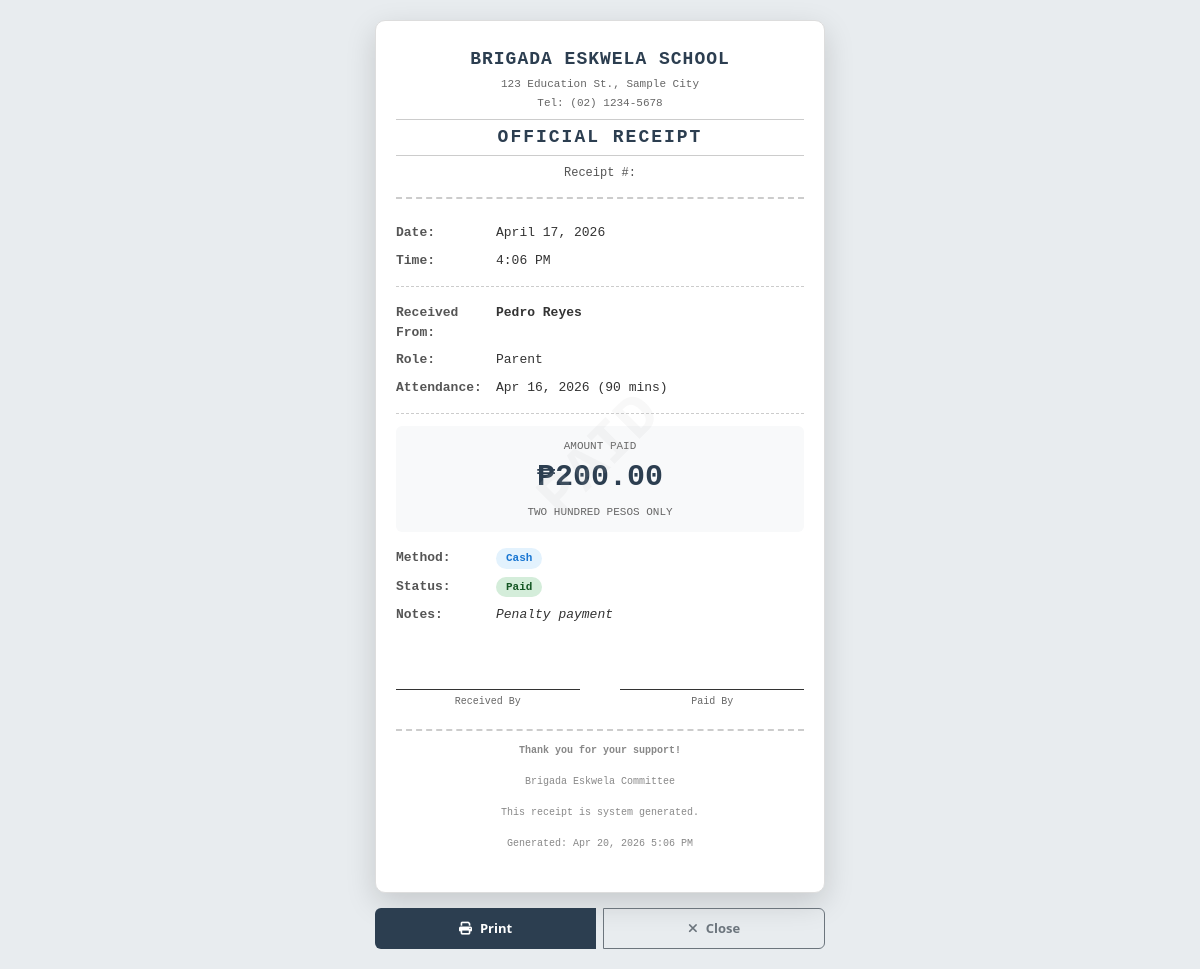
The app's page /receipt.php?id=1 (signed in) with its own data.
### tables this page shows
CREATE TABLE IF NOT EXISTS payments (
    id INT AUTO_INCREMENT PRIMARY KEY,
    participant_id INT NOT NULL,
    attendance_id INT NULL,
    amount DECIMAL(10,2) NOT NULL DEFAULT 200.00,
    payment_date DATE NOT NULL,
    payment_method ENUM('Cash', 'GCash', 'Bank Transfer', 'Other') DEFAULT 'Cash',
    reference_number VARCHAR(50),
    receipt_number VARCHAR(50) UNIQUE,
    status ENUM('Pending', 'Paid', 'Waived', 'Cancelled') DEFAULT 'Pending',
    notes TEXT,
    created_at TIMESTAMP DEFAULT CURRENT_TIMESTAMP,
    FOREIGN KEY (participant_id) REFERENCES participants(id) ON DELETE CASCADE,
    FOREIGN KEY (attendance_id) REFERENCES attendance(id) ON DELETE SET NULL,
    INDEX idx_participant (participant_id),
    INDEX idx_payment_date (payment_date),
    INDEX idx_status (status)
);

CREATE TABLE IF NOT EXISTS participants (
    id INT AUTO_INCREMENT PRIMARY KEY,
    qr_code VARCHAR(50) UNIQUE,
    first_name VARCHAR(50) NOT NULL,
    last_name VARCHAR(50) NOT NULL,
    contact_number VARCHAR(15),
    email VARCHAR(100),
    role ENUM('Student', 'Parent', 'Guardian', 'Teacher', 'Volunteer') DEFAULT 'Volunteer',
    grade_section VARCHAR(20),
    guardian_name VARCHAR(100),
    guardian_contact VARCHAR(15),
    status ENUM('Active', 'Inactive') DEFAULT 'Active',
    created_at TIMESTAMP DEFAULT CURRENT_TIMESTAMP,
    updated_at TIMESTAMP DEFAULT CURRENT_TIMESTAMP ON UPDATE CURRENT_TIMESTAMP,
    INDEX idx_name (last_name, first_name),
    INDEX idx_role (role),
    INDEX idx_status (status)
);

CREATE TABLE IF NOT EXISTS attendance (
    id INT AUTO_INCREMENT PRIMARY KEY,
    participant_id INT NOT NULL,
    date DATE NOT NULL,
    sign_in_time DATETIME,
    sign_out_time DATETIME,
    total_minutes INT DEFAULT 0,
    status ENUM('Complete', 'Incomplete', 'No Show', 'Excused') DEFAULT 'No Show',
    penalty_applied BOOLEAN DEFAULT FALSE,
    notes TEXT,
    created_at TIMESTAMP DEFAULT CURRENT_TIMESTAMP,
    FOREIGN KEY (participant_id) REFERENCES participants(id) ON DELETE CASCADE,
    INDEX idx_date (date),
    INDEX idx_participant (participant_id),
    INDEX idx_status (status),
    UNIQUE KEY unique_daily_attendance (participant_id, date)
);

### receipt.php (the view, shortened to what this page needs)
<?php
$database = new Database();
$db = $database->getConnection();
$payment_id = $_GET['id'] ?? 0;
$stmt = $db->prepare("
    SELECT
        pay.*,
        CONCAT(p.first_name, ' ', p.last_name) as participant_name,
        p.role,
        p.grade_section,
        p.guardian_name,
        p.guardian_contact,
        p.contact_number as participant_contact,
        a.date as attendance_date,
        a.total_minutes as minutes_served
    FROM payments pay
    JOIN participants p ON pay.participant_id = p.id
    LEFT JOIN attendance a ON pay.attendance_id = a.id
    WHERE pay.id = ?
");
$stmt->execute([$payment_id]);
$payment = $stmt->fetch(PDO::FETCH_ASSOC);
try {
    $stmt = $db->query("SELECT setting_key, setting_value FROM settings WHERE setting_key IN ('school_name', 'school_address', 'contact_number')");
    $settings = [];
    while ($row = $stmt->fetch(PDO::FETCH_ASSOC)) {
        $settings[$row['setting_key']] = $row['setting_value'];
    }
} catch (Exception $e) {
    $settings = [];
}
$school_name = $settings['school_name'] ?? 'Brigada Eskwela Elementary School';
$school_address = $settings['school_address'] ?? '123 Education St., Sample City';
$school_contact = $settings['contact_number'] ?? '(02) 1234-5678';
function numberToWords($number) {
    $words = [
        0 => 'Zero', 1 => 'One', 2 => 'Two', 3 => 'Three', 4 => 'Four',
        5 => 'Five', 6 => 'Six', 7 => 'Seven', 8 => 'Eight', 9 => 'Nine',
        10 => 'Ten', 11 => 'Eleven', 12 => 'Twelve', 13 => 'Thirteen',
        14 => 'Fourteen', 15 => 'Fifteen', 16 => 'Sixteen', 17 => 'Seventeen',
        18 => 'Eighteen', 19 => 'Nineteen', 20 => 'Twenty',
        30 => 'Thirty', 40 => 'Forty', 50 => 'Fifty', 60 => 'Sixty',
        70 => 'Seventy', 80 => 'Eighty', 90 => 'Ninety'
    ];
    if ($number < 1000) {
        $hundreds = floor($number / 100);
        $remainder = $number % 100;
        return $words[$hundreds] . ' Hundred' . ($remainder > 0 ? ' ' . numberToWords($remainder) : '');
    }
    return $number;
}
$pesos = floor($payment['amount']);
$amount_in_words = numberToWords($pesos) . ' Pesos';
$amount_in_words .= ' Only';
?>
<!DOCTYPE html>
<html lang="en">
<head>
    <link href="https://cdn.jsdelivr.net/npm/bootstrap@5.3.0/dist/css/bootstrap.min.css" rel="stylesheet">
    <link rel="stylesheet" href="https://cdnjs.cloudflare.com/ajax/libs/font-awesome/6.4.0/css/all.min.css">
</head>
<body>
    <div class="receipt-container">
        <div class="receipt">
            <?php if ($payment['status'] === 'Paid'): ?>
            <div class="watermark">PAID</div>
            <?php elseif ($payment['status'] === 'Pending'): ?>
            <div class="watermark">PENDING</div>
            <?php endif; ?>
            <div class="receipt-header">
                <div class="school-name"><?php echo htmlspecialchars($school_name); ?></div>
                <div class="school-address"><?php echo htmlspecialchars($school_address); ?></div>
                <div class="school-contact">Tel: <?php echo htmlspecialchars($school_contact); ?></div>
                <div class="receipt-title">OFFICIAL RECEIPT</div>
                <div class="receipt-number">Receipt #: <strong><?php echo htmlspecialchars($payment['receipt_number']); ?></strong></div>
            </div>
            <div class="receipt-body">
                <div class="info-row"><span class="info-label">Date:</span><span class="info-value"><?php echo date('F j, Y', strtotime($payment['payment_date'])); ?></span></div>
                <div class="info-row"><span class="info-label">Time:</span><span class="info-value"><?php echo date('g:i A', strtotime($payment['created_at'] ?? 'now')); ?></span></div>
                <div class="divider"></div>
                <div class="info-row"><span class="info-label">Received From:</span><span class="info-value"><strong><?php echo htmlspecialchars($payment['participant_name']); ?></strong></span></div>
                <div class="info-row"><span class="info-label">Role:</span><span class="info-value"><?php echo htmlspecialchars($payment['role']); ?></span></div>
                <?php if ($payment['attendance_date']): ?>
                <div class="info-row"><span class="info-label">Attendance:</span><span class="info-value"><?php echo date('M j, Y', strtotime($payment['attendance_date'])); ?> (<?php echo $payment['minutes_served']; ?> mins)</span></div>
                <?php endif; ?>
                <div class="divider"></div>
                <div class="amount-section">
                    <div class="amount-label">Amount Paid</div>
                    <div class="amount-value">₱<?php echo number_format($payment['amount'], 2); ?></div>
                    <div class="amount-words"><?php echo htmlspecialchars($amount_in_words); ?></div>
                </div>
                <div class="info-row"><span class="info-label">Method:</span><span class="info-value"><span class="payment-method"><?php echo htmlspecialchars($payment['payment_method']); ?></span></span></div>
                <div class="info-row"><span class="info-label">Status:</span><span class="info-value"><span class="status-badge status-<?php echo $payment['status']; ?>"><?php echo htmlspecialchars($payment['status']); ?></span></span></div>
                <?php if ($payment['notes']): ?>
                <div class="info-row"><span class="info-label">Notes:</span><span class="info-value"><em><?php echo htmlspecialchars($payment['notes']); ?></em></span></div>
                <?php endif; ?>
            </div>
            <div class="signature-section">
                <div class="signature-line"><div class="signature-placeholder"></div><div class="signature-label">Received By</div></div>
                <div class="signature-line"><div class="signature-placeholder"></div><div class="signature-label">Paid By</div></div>
            </div>
            <div class="receipt-footer">
                <p><strong>Thank you for your support!</strong></p>
                <p>Brigada Eskwela Committee</p>
                <p style="margin-top: 8px;">This receipt is system generated.</p>
                <p>Generated: <?php echo date('M j, Y g:i A'); ?></p>
            </div>
        </div>
        <div class="btn-group no-print">
            <button class="btn btn-primary" onclick="window.print()"><i class="fas fa-print me-2"></i>Print</button>
            <button class="btn btn-outline-secondary" onclick="window.close()"><i class="fas fa-times me-2"></i>Close</button>
        </div>
    </div>
</body>
</html>

### receipt.php (style rules this page uses)
* { margin: 0; padding: 0; box-sizing: border-box; }
body { background: #e8ecef; min-height: 100vh; display: flex; align-items: center; justify-content: center; padding: 20px; font-family: 'Courier New', Courier, monospace; }
.receipt-container { max-width: 450px; width: 100%; }
.receipt { background: white; padding: 25px 20px; border-radius: 10px; box-shadow: 0 10px 30px rgba(0,0,0,0.15); position: relative; border: 1px solid #ddd; }
.receipt-header { text-align: center; margin-bottom: 20px; padding-bottom: 15px; border-bottom: 2px dashed #ccc; }
.school-name { font-size: 18px; font-weight: bold; text-transform: uppercase; letter-spacing: 1px; color: #2c3e50; margin-bottom: 3px; }
.school-address { font-size: 11px; color: #666; margin-bottom: 2px; }
.school-contact { font-size: 11px; color: #666; margin-bottom: 8px; }
.receipt-title { font-size: 18px; font-weight: bold; text-transform: uppercase; letter-spacing: 2px; color: #2c3e50; margin: 8px 0; padding: 4px; border-top: 1px solid #ccc; border-bottom: 1px solid #ccc; }
.receipt-number { font-size: 12px; color: #555; margin-top: 5px; }
.receipt-body { margin-bottom: 20px; font-size: 13px; }
.info-row { display: flex; padding: 4px 0; }
.info-label { width: 100px; font-weight: 600; color: #555; }
.info-value { flex: 1; color: #333; }
.divider { border-top: 1px dashed #ccc; margin: 12px 0; }
.amount-section { background: #f8f9fa; padding: 12px; border-radius: 6px; margin: 12px 0; text-align: center; }
.amount-label { font-size: 11px; color: #666; text-transform: uppercase; }
.amount-value { font-size: 30px; font-weight: bold; color: #2c3e50; }
.amount-words { font-size: 11px; color: #666; margin-top: 4px; text-transform: uppercase; }
.payment-method { display: inline-block; padding: 2px 10px; border-radius: 15px; font-size: 11px; font-weight: 600; background: #e3f2fd; color: #1976d2; }
.status-badge { display: inline-block; padding: 2px 10px; border-radius: 15px; font-size: 11px; font-weight: 600; }
.status-Paid { background: #d4edda; color: #155724; }
.signature-section { margin-top: 25px; display: flex; justify-content: space-between; }
.signature-line { text-align: center; width: 45%; }
.signature-placeholder { height: 35px; }
.signature-label { border-top: 1px solid #333; padding-top: 4px; font-size: 10px; color: #666; }
.receipt-footer { margin-top: 20px; padding-top: 12px; border-top: 2px dashed #ccc; text-align: center; font-size: 10px; color: #888; }
.watermark { position: absolute; top: 50%; left: 50%; transform: translate(-50%, -50%) rotate(-45deg); font-size: 60px; color: rgba(200,200,200,0.12); white-space: nowrap; pointer-events: none; text-transform: uppercase; font-weight: bold; z-index: 1; }
.btn-group { display: flex; gap: 8px; margin-top: 15px; }
.btn { flex: 1; padding: 10px; border-radius: 6px; font-weight: 600; font-family: 'Segoe UI', sans-serif; font-size: 13px; }
.btn-primary { background: #2c3e50; border: none; color: white; }
.btn-outline-secondary { border: 1px solid #6c757d; background: transparent; color: #6c757d; }

### records on screen
payments: payment_date "April 17, 2026", created_at "4:06 PM", participant.role "Parent", attendance.date "Apr 16, 2026", attendance.total_minutes "90", amount "200.00", amount "TWO HUNDRED PESOS ONLY", payment_method "Cash", status "Paid", notes "Penalty payment"

### other values on screen
$school_name "BRIGADA ESKWELA SCHOOL"
$school_address "123 Education St., Sample City"
$school_contact "(02) 1234-5678"
$payment['participant_name'] "Pedro Reyes"
